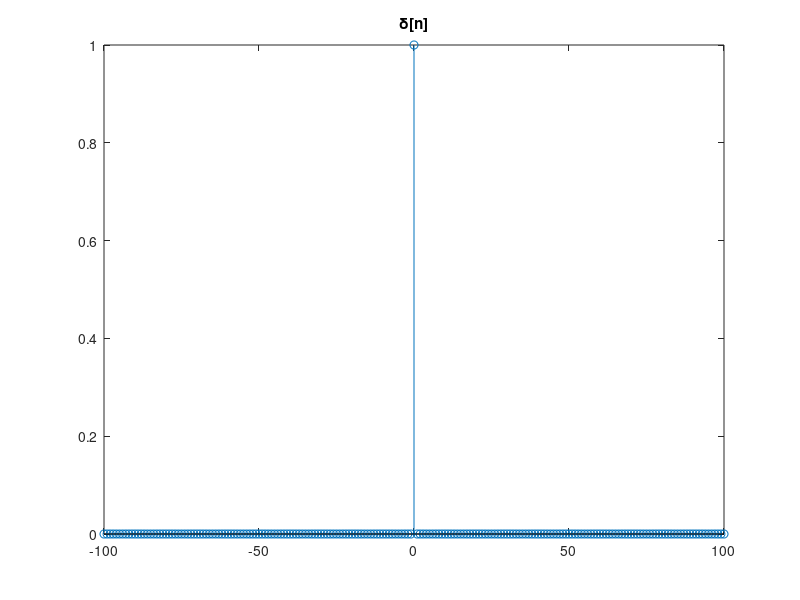
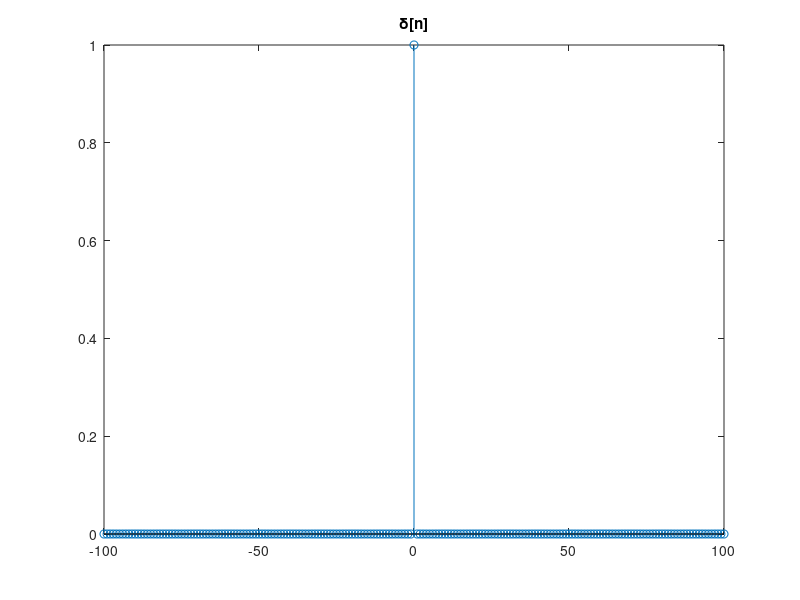
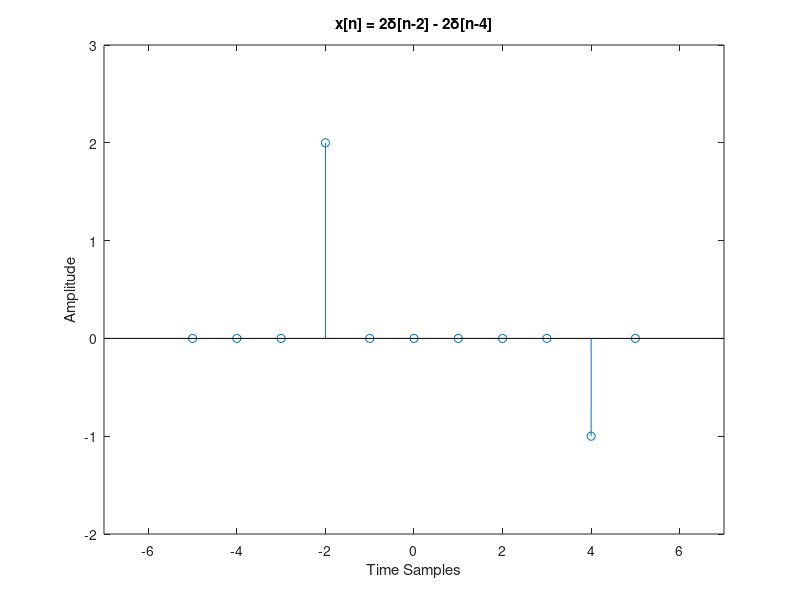

Here is the MATLAB script that generated these plots, in order:
% Method 1 of plotting delta function

% time sample range
n = -100:100;

% creating delta function
delta_n = [zeros(1,100), 1, zeros(1,100)];
figure
stem(n,delta_n)
title('\delta[n]')

%%%% Method 2 of plotting delta function %%%%%%%
n = -100:100;

% creating delta function
delta_n = (n == 0); % gives ... 0 0 0 1 0 0 0 ...
figure
stem(n,delta_n)
title('\delta[n]')

% Example: addition of delta functions
% Plotting x(n) = 2delt(n+2) - delt(n-4), -5<= n <= 5
n = -5:5;
x_n = 2*(n==-2) - (n==4);
figure
stem(n,x_n)
axis([-7 7 -2 3])
xlabel('Time Samples');
ylabel('Amplitude');
title('x[n] = 2\delta[n-2] - 2\delta[n-4]')